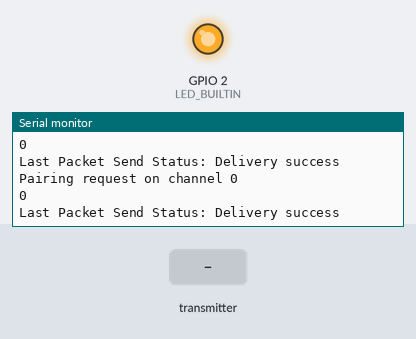
A program run on a simulated ESP8266 (NodeMCU). Parts: output pins drawn as LEDs (lit = HIGH, except the on-board LED, lit = LOW), the last lines printed to the serial monitor. Inputs (shaded band) come from the test bench. Random numbers use the default seed unless the program sets one.

Above: at 1.2 s.
1.3 s: the transmitter starts sending msgType = 0
At 1.64 s:
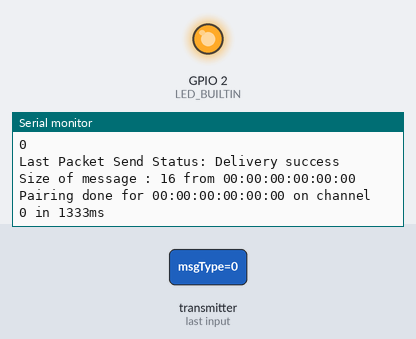
2.8 s: the transmitter starts sending temp = 25
At 3.14 s:
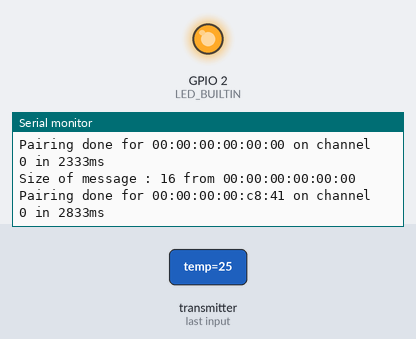
Timing chart, 0 to 5.8 s (numbered marks = the images above; inputs shaded):
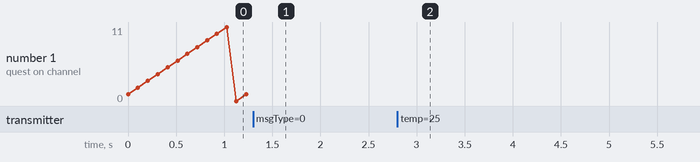

The program:

main.cpp
```cpp
// (licence header left out)
#include <ESP8266WiFi.h>
#include <espnow.h>

#define BOARD_ID 3

uint8_t channel = 1;
int readingId = 0;
int id = BOARD_ID; // 2;

unsigned long currentMillis = millis();
unsigned long lastTime = 0;
unsigned long timerDelay = 2000;  // send readings timer

uint8_t broadcastAddressX[] = {0xFF, 0xFF, 0xFF, 0xFF, 0xFF, 0xFF};

enum PairingStatus {PAIR_REQUEST, PAIR_REQUESTED, PAIR_PAIRED, };
PairingStatus pairingStatus = PAIR_REQUEST;

enum MessageType {PAIRING, DATA,};
MessageType messageType;

// Define variables to store DHT readings to be sent
float temperature;
float humidity;

// Define variables to store incoming readings
float incomingTemp;
float incomingHum;
int incomingReadingsId;

// Updates DHT readings every 10 seconds
//const long interval = 10000;
unsigned long previousMillis = 0;    // will store last time DHT was updated

//Structure example to send data
//Must match the receiver structure
typedef struct struct_message {
  uint8_t msgType;
  uint8_t id;
  float temp;
  float hum;
  unsigned int readingId;
} struct_message;

typedef struct struct_pairing {       // new structure for pairing
    uint8_t msgType;
    uint8_t id;
    uint8_t macAddr[6];
    uint8_t channel;
} struct_pairing;

// Create a struct_message called myData
struct_message myData;
struct_message incomingReadings;
struct_pairing pairingData;


unsigned long start;

// Callback when data is sent
void OnDataSent(uint8_t *mac_addr, uint8_t sendStatus) {
  Serial.print("Last Packet Send Status: ");
  if (sendStatus == 0){
    Serial.println("Delivery success");
  }
  else{
    Serial.println("Delivery fail");
  }
}

void printMAC(const uint8_t * mac_addr){
  char macStr[18];
  snprintf(macStr, sizeof(macStr), "%02x:%02x:%02x:%02x:%02x:%02x",
           mac_addr[0], mac_addr[1], mac_addr[2], mac_addr[3], mac_addr[4], mac_addr[5]);
  Serial.print(macStr);
}

void printOuttingSendings(){
  // Display Sendings in Serial Monitor
  Serial.println();
  Serial.println("OUTTING SENDINGS");
  Serial.print("Temperature: ");
  Serial.print(myData.temp);
  Serial.println(" ºC");
  Serial.print("Humidity: ");
  Serial.print(myData.hum);
  Serial.println(" %");
  Serial.print("Led: ");
  Serial.println(myData.readingId);
  Serial.println("==>");
}

void printIncomingReadings(){
  // Display Readings in Serial Monitor
  Serial.println();
  Serial.println("<==INCOMING READINGS");
  Serial.print("Temperature: ");
  Serial.print(incomingTemp);
  Serial.println(" ºC");
  Serial.print("Humidity: ");
  Serial.print(incomingHum);
  Serial.println(" %");
  Serial.print("Led: ");
  Serial.println(incomingReadingsId);
}

// Callback when data is received
void OnDataRecv(uint8_t * mac, uint8_t *incomingData, uint8_t len) {
  Serial.print("Size of message : ");
  Serial.print(len);
  Serial.print(" from ");
  printMAC(mac);
  Serial.println();
  uint8_t type = incomingData[0];
  switch (type) {
  case DATA :
    memcpy(&incomingReadings, incomingData, sizeof(incomingReadings));
    Serial.print(len);
    Serial.print(" Data bytes received from: ");
    printMAC(mac);
    Serial.println();
    incomingTemp = incomingReadings.temp;
    incomingHum = incomingReadings.hum;
    printIncomingReadings();

    if (incomingReadings.readingId % 2 == 1){
      digitalWrite(LED_BUILTIN, LOW);
    } else {
      digitalWrite(LED_BUILTIN, HIGH);
    }
    break;

  case PAIRING:
    memcpy(&pairingData, incomingData, sizeof(pairingData));
    if (pairingData.id == 0) {                // the message comes from server
      Serial.print("Pairing done for ");
      printMAC(pairingData.macAddr);
      Serial.print(" on channel " );
      Serial.print(pairingData.channel);    // channel used by the server
      Serial.print(" in ");
      Serial.print(millis()-start);
      Serial.println("ms");
      //esp_now_del_peer(pairingData.macAddr);
      //esp_now_del_peer(mac);
      esp_now_add_peer(pairingData.macAddr, ESP_NOW_ROLE_COMBO, pairingData.channel, NULL, 0); // add the server to the peer list
      pairingStatus = PAIR_PAIRED ;            // set the pairing status
    }
    break;
  }
}

void getReadings(){
  // Read Temperature
  temperature = random(0, 40);//22.5;
  humidity = random(0, 100);//55.5;
}

PairingStatus autoPairing(){
  switch(pairingStatus) {
  case PAIR_REQUEST:
    Serial.print("Pairing request on channel "  );
    Serial.println(channel);

    // clean esp now
    esp_now_deinit();
    WiFi.mode(WIFI_STA);
    // set WiFi channel
    wifi_promiscuous_enable(1);
    wifi_set_channel(channel);
    wifi_promiscuous_enable(0);
    //WiFi.printDiag(Serial);
    WiFi.disconnect();

    // Init ESP-NOW
    if (esp_now_init() != 0) {
      Serial.println("Error initializing ESP-NOW");
    }
    esp_now_set_self_role(ESP_NOW_ROLE_COMBO);
    // set callback routines
    esp_now_register_send_cb(OnDataSent);
    esp_now_register_recv_cb(OnDataRecv);

    // set pairing data to send to the server
    pairingData.id = BOARD_ID;
    pairingData.channel = channel;
    previousMillis = millis();
    // add peer and send request
    Serial.println(esp_now_send(broadcastAddressX, (uint8_t *) &pairingData, sizeof(pairingData)));
    pairingStatus = PAIR_REQUESTED;
    break;

  case PAIR_REQUESTED:
    // time out to allow receiving response from server
    currentMillis = millis();
    if(currentMillis - previousMillis > 100) {
      previousMillis = currentMillis;
      // time out expired,  try next channel
      channel ++;
      if (channel > 11) {
        channel = 0;
      }
      pairingStatus = PAIR_REQUEST;
    }
    break;

  case PAIR_PAIRED:
    //Serial.println("Paired!");
    break;
  }
  return pairingStatus;
}


void setup() {
  // Init Serial Monitor
  Serial.begin(115200);
  while(!Serial && millis() < 5000);

  Serial.println();
  Serial.println("Hello CoreIoTSensorESP8266");
  pinMode(LED_BUILTIN, OUTPUT);
  // Init DHT sensor

  // Set device as a Wi-Fi Station
  WiFi.mode(WIFI_STA);
  Serial.println(WiFi.macAddress());
  WiFi.disconnect();

  // Init ESP-NOW
  if (esp_now_init() != 0) {
    Serial.println("Error initializing ESP-NOW");
    return;
  }

  // Set ESP-NOW Role
  esp_now_set_self_role(ESP_NOW_ROLE_COMBO);

  // Register for a callback function that will be called when data is received
  esp_now_register_recv_cb(OnDataRecv);
  esp_now_register_send_cb(OnDataSent);

  pairingData.id = BOARD_ID; // 2
}

void loop() {
  if (autoPairing() == PAIR_PAIRED) {
    static unsigned long lastEventTime = millis();
    static const unsigned long EVENT_INTERVAL_MS = 20000;
    if ((millis() - lastEventTime) > EVENT_INTERVAL_MS) {
      Serial.println();
      Serial.print(".");
      getReadings();

      //Set values to send
      myData.msgType = DATA;
      myData.id = BOARD_ID; // 2;
      myData.temp = temperature;
      myData.hum = humidity;
      myData.readingId = readingId ++;

      printOuttingSendings();

      // Send message via ESP-NOW to all peers
      esp_now_send(pairingData.macAddr, (uint8_t *) &myData, sizeof(myData));
      lastEventTime = millis();
    }
  }
}
```

Measured:
- after the input at 1.3 s, the serial monitor: prints a new line at once (image 1)
- after the input at 2.8 s, the serial monitor: prints a new line at once (image 2)
